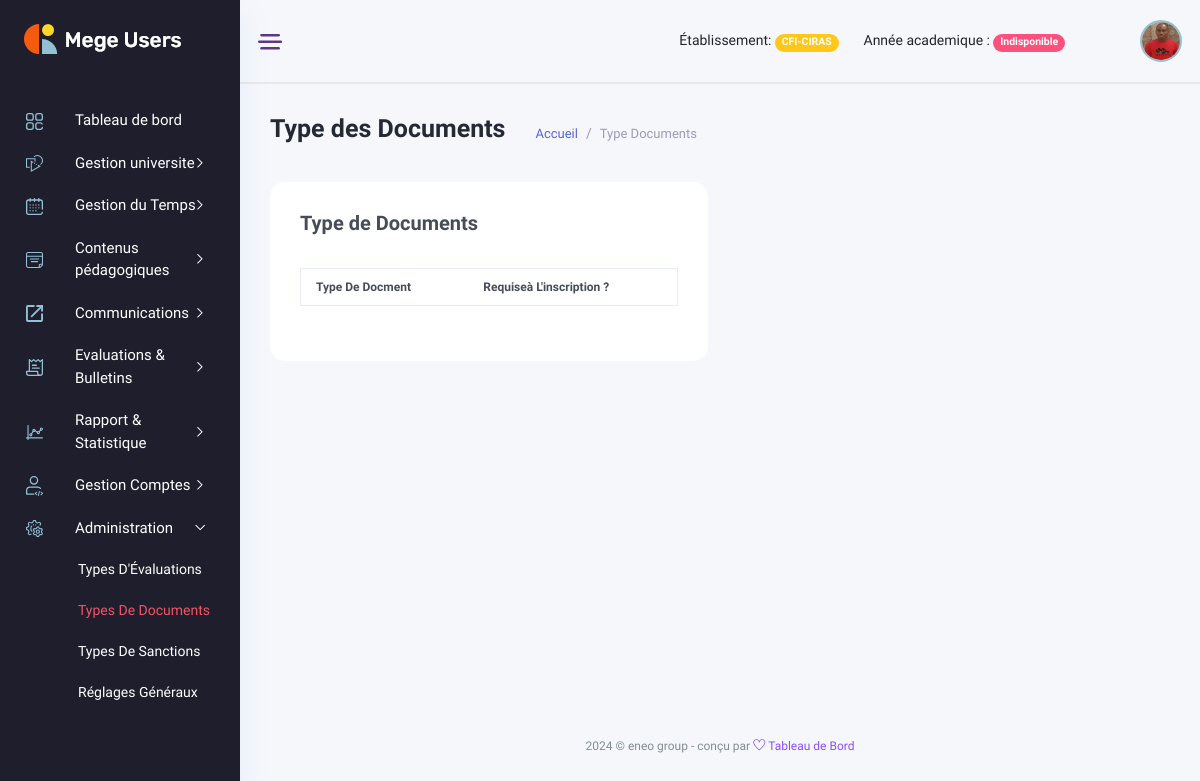
The page /manager_dashboard/administration/type_documents/ (signed in) on the database as committed earlier.
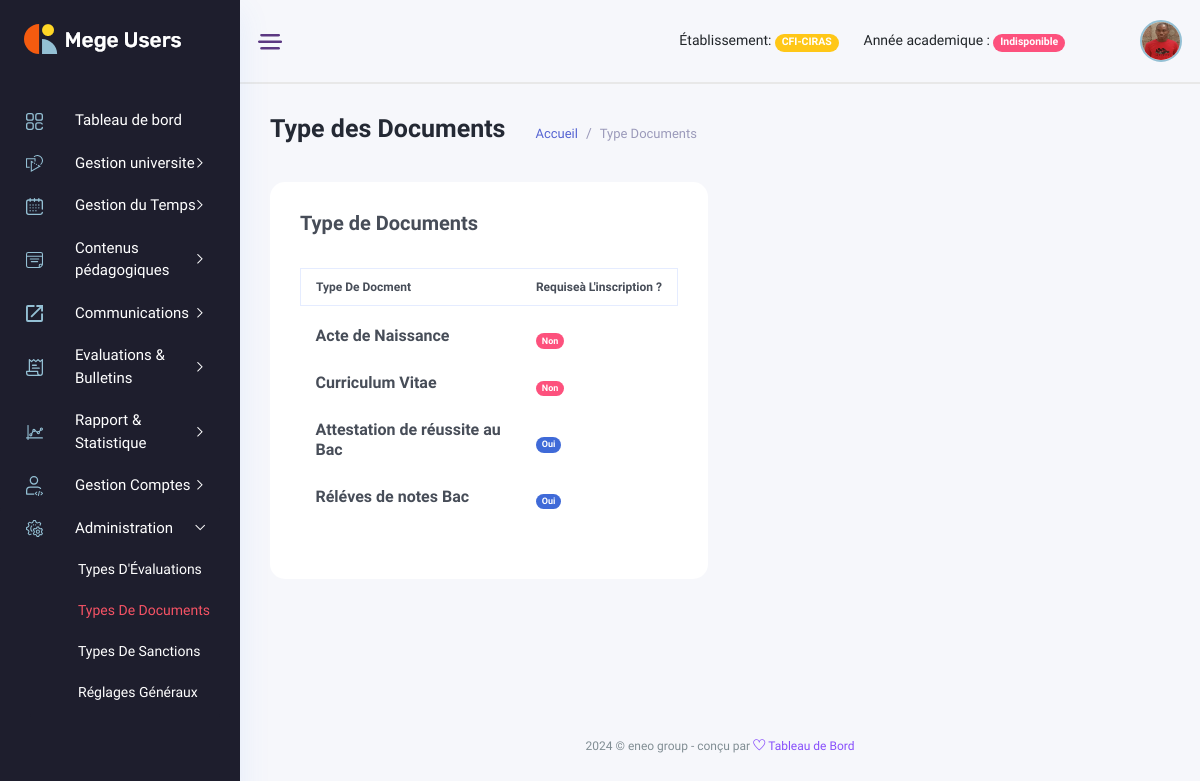
The same page on the database as committed later.
### backend/models/gestion_ecole.py (models this page shows, shortened)
class DocumentType(models.Model):
    title = models.CharField(max_length=50)
    school = models.ForeignKey(Etablishment, on_delete=models.CASCADE, null=True)
    status = models.BooleanField(default=False)
    created_at = models.DateTimeField(auto_now_add=True)
    updated_at = models.DateTimeField(auto_now=True)

### manager_dashboard/views/administration_view.py (the view, shortened to what this page needs)
class TypeDocumentView(View):
    template_name = "manager_dashboard/administration/type_documents.html"
    def dispatch(self,request, *args, **kwargs):
        if not request.user.is_authenticated:
            return redirect('backend:login')
        if request.user.is_manager or request.user.is_admin_school:
            return super().dispatch(request, *args, **kwargs)
        return redirect('backend:logout')
    def get(self, request, *args, **kwargs):
        form = DocumentTypeForm()  # Formulaire pour la création
        typeDocuments = DocumentType.objects.filter(school=request.user.school).order_by('-created_at')
        context= {'type_documents': typeDocuments, 'form':form}
        return render(request, template_name=self.template_name, context=context)

### manager_dashboard/templates/manager_dashboard/administration/type_documents.html (shortened to what this page needs)
{% extends '../base.html' %}
{% load static %}
{% block content %}
<div class="main_content_iner overly_inner ">
    <div class="container-fluid p-0 ">
        <div class="row">
            <div class="col-12">
                <div class="page_title_box d-flex flex-wrap align-items-center justify-content-between">
                    <div class="page_title_left d-flex align-items-center">
                        <h3 class="f_s_25 f_w_700 dark_text mr_30">Type des Documents</h3>
                        <ol class="breadcrumb page_bradcam mb-0">
                            <li class="breadcrumb-item"><a class='text-primary' href='{% url "manager_dashboard:index" %}'>Accueil</a></li>
                            <li class="breadcrumb-item"><a>Type Documents</a></li>
                        </ol>
                    </div>
                </div>
            </div>
        </div>
        <div class="row">
            <div class="col-lg-6">
                <div class="white_card card_height_100 mb_30 pt-4">
                    <div class="white_card_body">
                        <div class="QA_section">
                            <div class="white_box_tittle list_header">
                                <h4>Type de Documents </h4>
                            </div>
                            <div class="QA_table mb_30">
                                <table class="table lms_table_active ">
                                    <thead>
                                        <tr>
                                            <th scope="col">Type de docment</th>
                                            <th scope="col">Requiseà l'inscription ?</th>
                                        </tr>
                                    </thead>
                                    <tbody id="elementList">
                                        {% for type_document in type_documents %}
                                            <tr data-id="{{ type_document.id }}">
                                                <td> <h6>{{ type_document.title }}</h6> </td>
                                                <td>
                                                    {% if type_document.status %}
                                                        <a  class="badge rounded-pill bg-primary">Oui</a>
                                                    {% else %}
                                                        <a class="badge rounded-pill bg-danger">Non</a>
                                                    {% endif %}
                                                </td>
                                            </tr>
                                        {% endfor %}
                                    </tbody>
                                </table>
                            </div>
                        </div>
                    </div>
                </div>
            </div>
        </div>
    </div>
</div>
{% endblock content %}

Rows that differ between the two databases and show on the page:
added DocumentType: title "Acte de Naissance", status "Non"
added DocumentType: title "Curriculum Vitae", status "Non"
added DocumentType: title "Attestation de réussite au Bac", status "Oui"
added DocumentType: title "Réléves de notes Bac", status "Oui"
